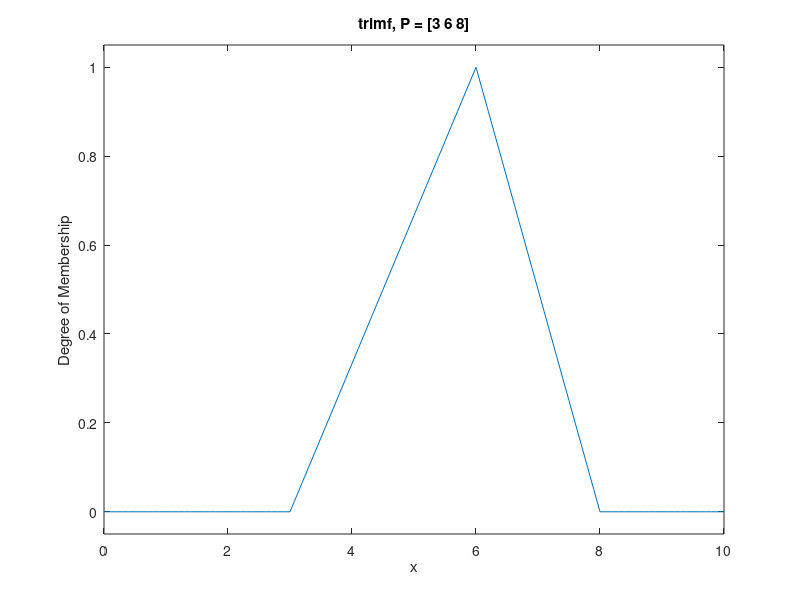

The MATLAB script that drew this image:
x = 0:0.1:10; % Діапазон чисел від 0 до 10 з кроком 0.1
y = trimf(x,[3 6 8]); % Трикутна функція приналежності

% Вивід графіку 
plot(x,y)
title('trimf, P = [3 6 8]')
xlabel('x')
ylabel('Degree of Membership')
ylim([-0.05 1.05]) 